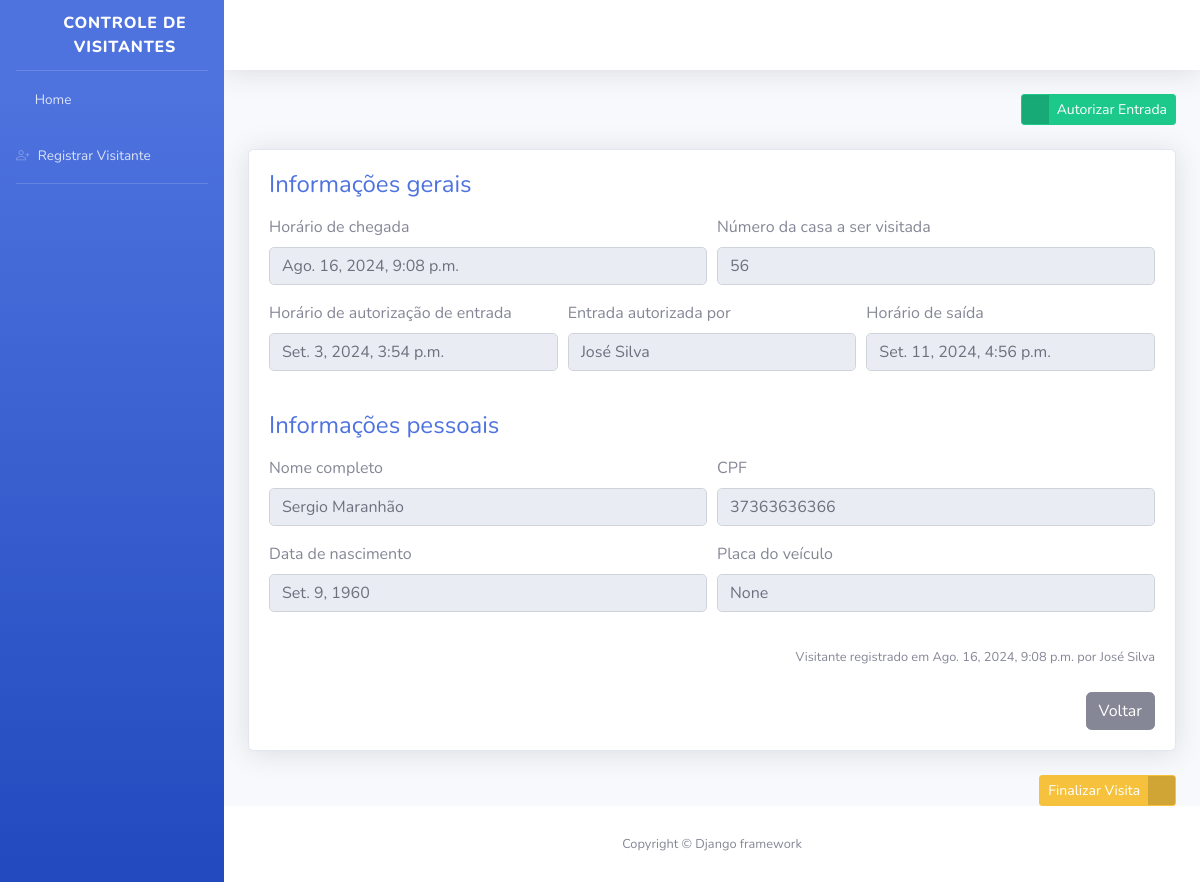
Page /informacoes-visitante/2/ (signed in) on the committed database.
### visitantes/models.py (models this page shows, shortened)
class Visitante(models.Model):
    registrado_por = models.ForeignKey(
        "porteiros.Porteiro",
        verbose_name="Porteiro responsável pelo registro",
        on_delete=models.PROTECT,
    )
    nome_completo = models.CharField(
        verbose_name="Nome Completo",
        max_length=150,
    )
    cpf = models.CharField(
        verbose_name="CPF",
        max_length=11,
    )
    data_nascimento = models.DateField(
        verbose_name="Data de Nascimento",
    )
    numero_casa = models.PositiveSmallIntegerField(
        verbose_name="Número da casa a ser visitada",
    )
    placa_veiculo = models.CharField(
        verbose_name="Placa do Veículo",
        max_length=7,
        blank=True,
        null=True,
    )
    horario_chegada = models.DateTimeField(
        verbose_name="Horário de Chegada na Portaria",
        auto_now_add=True,  # Define automaticamente a data/hora de criação
    )
    horario_saida = models.DateTimeField(
        verbose_name="Horário de saída do condomínio",
        blank=True,
        null=True,
    )
    horario_autorizacao = models.DateTimeField(
        verbose_name="Horário de Autorização de Entrada",
        blank=True,
        null=True,
    )
    morador_responsavel = models.CharField(
        verbose_name="Nome do morador responsável por autorizar a entrada",
        max_length=50,
        blank=True,
    )
    quantidade_visitantes = models.PositiveIntegerField(
        verbose_name="Quantidade de visitantes",
        default=1,
    )
    STATUS_VISITANTE = [
        ("AGUARDANDO", "Aguardando autorização"),
        ("EM_VISITA", "Em visita"),
        ("FINALIZADO", "Visita finalizada"),
    ]
    status = models.CharField(
        verbose_name="Status",
        max_length=10,
        choices=STATUS_VISITANTE,
        default="AGUARDANDO",
    )
    class Meta:
        verbose_name = "Visitante"
        verbose_name_plural = "Visitantes"
        db_table = "visitante"

### porteiros/models.py (models this page shows)
class Porteiro(models.Model):
    usuario = models.OneToOneField(
        settings.AUTH_USER_MODEL,
        verbose_name="Usuário",
        on_delete=models.PROTECT
    )
    nome_completo = models.CharField(
        verbose_name="Nome Completo",
        max_length=100
    )
    cpf = models.CharField(
        verbose_name="CPF",
        max_length=11
    )
    telefone = models.CharField(
        verbose_name="Telefone para Contato",
        max_length=11
    )
    data_nascimento = models.DateField(
        verbose_name="Data de Nascimento"
    )
    class Meta:
        verbose_name = "Porteiro"
        verbose_name_plural = "Porteiros"
        db_table = "porteiro"
    def __str__(self):
        return self.nome_completo

### visitantes/views.py (the view)
# urls.py: path('informacoes-visitante/<int:id>/', informacoes_visitante, name='informacoes_visitante'),
@login_required
def informacoes_visitante(request, id):
    visitante = get_object_or_404(Visitante, id=id)
    form = AutorizaVisitanteForm(instance=visitante)
    if request.method == "POST":
        form = AutorizaVisitanteForm(request.POST, instance=visitante)
        if form.is_valid():
            form.save()
            messages.success(request, "Visitante autorizado com sucesso.")
            return redirect("index")
    context = {
        "visitante": visitante,
        "form": form,
    }
    return render(request, "informacoes_visitante.html", context)

### visitantes/forms.py
class AutorizaVisitanteForm(forms.ModelForm):
    class Meta:
        model = Visitante
        fields = ['morador_responsavel']
        widgets = {
            'morador_responsavel': forms.TextInput(attrs={'placeholder': 'Nome do morador responsável', 'class': 'form-control'}),
        }
    class Meta:
        model = Visitante
        fields = ['morador_responsavel']

### templates/informacoes_visitante.html (shortened to what this page needs)
{% extends "base.html" %}
{% load widget_tweaks %}
{% block conteudo %}
<div class="container">
    <div class="d-sm-flex align-items-center justify-content-between mb-4">
        <a href="#" class="btn btn-success btn-icon-split btn-sm" data-toggle="modal" data-target="#modal1">
            <span class="icon text-white-50">
                <i class="fas fa-user-check"></i>
            </span>
            <span class="text">Autorizar Entrada</span>
        </a>
    </div>
    <div class="card shadow mb-4">
        <div class="card-body">
            <h4 class="mb-3 text-primary">Informações gerais</h4>
            <form>
                <div class="form-row">
                    <div class="form-group col-md-6">
                        <label>Horário de chegada</label>
                        <input type="text" class="form-control" value="{{ visitante.horario_chegada }}" disabled>
                    </div>
                    <div class="form-group col-md-6">
                        <label>Número da casa a ser visitada</label>
                        <input type="text" class="form-control" value="{{ visitante.numero_casa }}" disabled>
                    </div>
                </div>
                <div class="form-row">
                    <div class="form-group col-md-4">
                        <label>Horário de autorização de entrada</label>
                        <input type="text" class="form-control" value="{{ visitante.horario_autorizacao }}" disabled>
                    </div>
                    <div class="form-group col-md-4">
                        <label>Entrada autorizada por</label>
                        <input type="text" class="form-control" value="{{ visitante.registrado_por }}" disabled>
                    </div>
                    <div class="form-group col-md-4">
                        <label>Horário de saída</label>
                        <input type="text" class="form-control" value="{{ visitante.horario_saida }}" disabled>
                    </div>
                </div>
            </form>
            <h4 class="mb-3 mt-4 text-primary">Informações pessoais</h4>
            <form>
                <div class="form-row">
                    <div class="form-group col-md-6">
                        <label>Nome completo</label>
                        <input type="text" class="form-control" value="{{ visitante.nome_completo }}" disabled>
                    </div>
                    <div class="form-group col-md-6">
                        <label>CPF</label>
                        <input type="text" class="form-control" value="{{ visitante.cpf }}" disabled>
                    </div>
                </div>
                <div class="form-row">
                    <div class="form-group col-md-6">
                        <label>Data de nascimento</label>
                        <input type="text" class="form-control" value="{{ visitante.data_nascimento }}" disabled>
                    </div>
                    <div class="form-group col-md-6">
                        <label>Placa do veículo</label>
                        <input type="text" class="form-control" value="{{ visitante.placa_veiculo }}" disabled>
                    </div>
                </div>
            </form>
            <p class="text-right mt-3 mb-4">
                <small>Visitante registrado em {{ visitante.horario_chegada }} por {{ visitante.registrado_por }}</small>
            </p>
            <div class="text-right">
                <a href="{% url 'index' %}" class="btn btn-secondary">
                    <span class="text">Voltar</span>
                </a>
            </div>
        </div>
    </div>
    <div class="text-right mt-3">
        <form method="POST" action="{% url 'alterar_status_visitante' visitante.id %}">
            <button type="submit" class="btn btn-warning btn-icon-split btn-sm">
                <span class="text">Finalizar Visita</span>
                <span class="icon text-white-50">
                    <i class="fas fa-door-open"></i>
                </span>
            </button>
        </form>
    </div>
</div>
{% endblock %}

### templates/base.html (style rules this page uses)
.form-control { border-radius: 5px; box-shadow: none; border: 1px solid #ced4da; }

### rows in the picture
Visitante: horario_chegada "Ago. 16, 2024, 9:08 p.m.", numero_casa "56", horario_autorizacao "Set. 3, 2024, 3:54 p.m.", registrado_por "José Silva", horario_saida "Set. 11, 2024, 4:56 p.m.", nome_completo "Sergio Maranhão", cpf "37363636366", data_nascimento "Set. 9, 1960", placa_veiculo "None"
